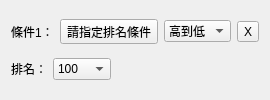
         <widget class="QWidget" name="widget_11" native="true">
          <property name="maximumSize">
           <size>
            <width>100</width>
            <height>16777215</height>
           </size>
          </property>
          <layout class="QVBoxLayout" name="verticalLayout_19">
           <item>
            <layout class="QHBoxLayout" name="horizontalLayout_50">
             <item>
              <widget class="QLabel" name="label_51">
               <property name="text">
                <string>條件1：</string>
               </property>
              </widget>
             </item>
             <item>
              <widget class="QToolButton" name="toolButton_36">
               <property name="text">
                <string>請指定排名條件</string>
               </property>
              </widget>
             </item>
             <item>
              <widget class="QComboBox" name="comboBox_6">
               <item>
                <property name="text">
                 <string>高到低</string>
                </property>
               </item>
               <item>
                <property name="text">
                 <string>低到高</string>
                </property>
               </item>
              </widget>
             </item>
             <item>
              <widget class="QToolButton" name="toolButton_37">
               <property name="text">
                <string>X</string>
               </property>
              </widget>
             </item>
             <item>
              <spacer name="horizontalSpacer_33">
               <property name="orientation">
                <enum>Qt::Horizontal</enum>
               </property>
               <property name="sizeHint" stdset="0">
                <size>
                 <width>40</width>
                 <height>20</height>
                </size>
               </property>
              </spacer>
             </item>
            </layout>
           </item>
           <item>
            <layout class="QHBoxLayout" name="horizontalLayout_17">
             <item>
              <widget class="QLabel" name="label_13">
               <property name="text">
                <string>排名：</string>
               </property>
              </widget>
             </item>
             <item>
              <widget class="QComboBox" name="comboBox_7">
               <item>
                <property name="text">
                 <string>100</string>
                </property>
               </item>
               <item>
                <property name="text">
                 <string>200</string>
                </property>
               </item>
               <item>
                <property name="text">
                 <string>500</string>
                </property>
               </item>
               <item>
                <property name="text">
                 <string>1000</string>
                </property>
               </item>
              </widget>
             </item>
             <item>
              <spacer name="horizontalSpacer_7">
               <property name="orientation">
                <enum>Qt::Horizontal</enum>
               </property>
               <property name="sizeHint" stdset="0">
                <size>
                 <width>40</width>
                 <height>20</height>
                </size>
               </property>
              </spacer>
             </item>
            </layout>
           </item>
          </layout>
         </widget>
